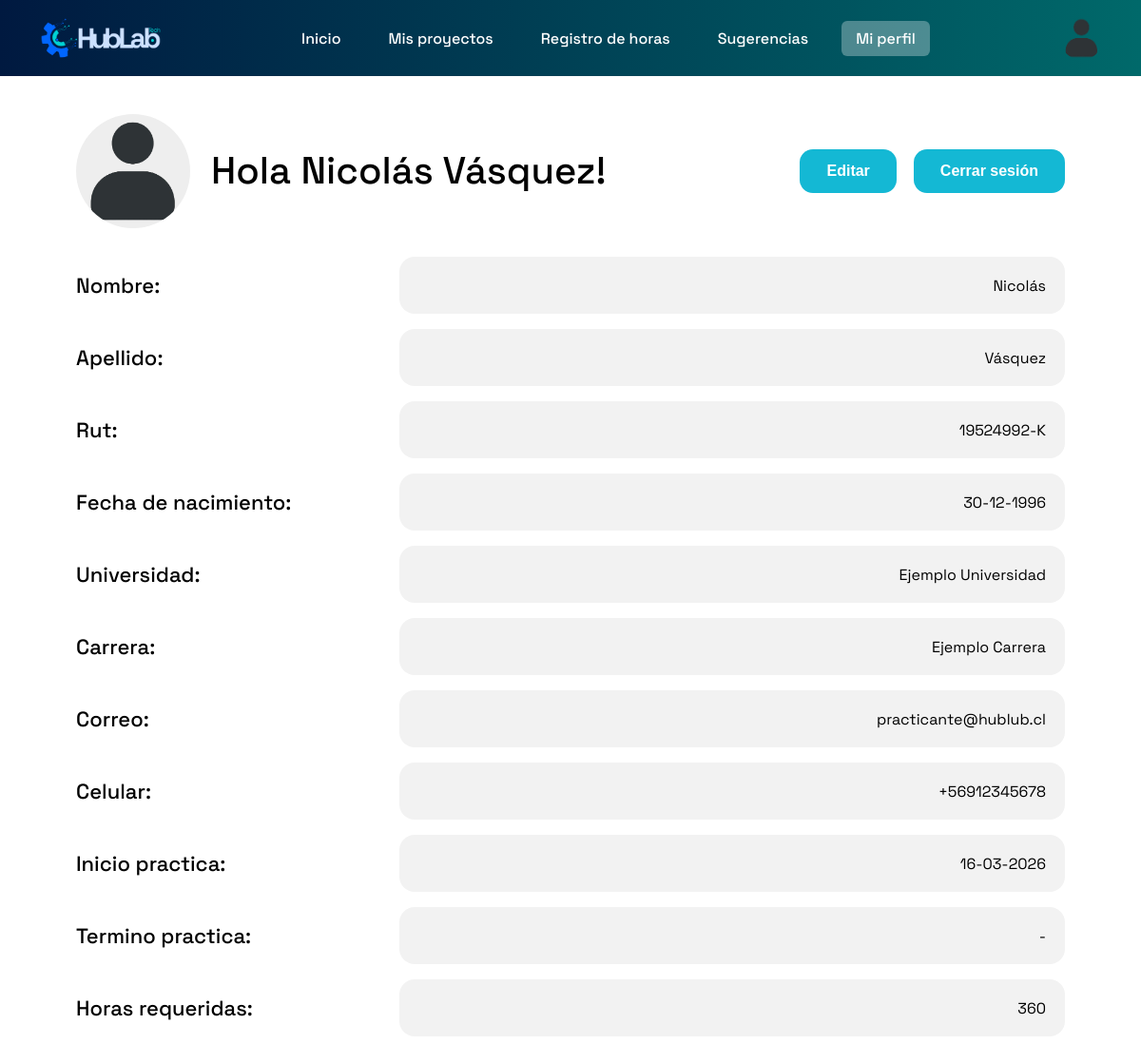
Page /perfil/ (signed in) on the committed database.
### core/models.py (models this page shows, shortened)
class Practicante(models.Model):
    id = models.UUIDField(primary_key=True, default=uuid.uuid4, editable=False)
    user = models.OneToOneField(User, on_delete=models.CASCADE)
    rut = models.CharField(max_length=12, unique=True, null=True, blank=True)
    universidad = models.CharField(max_length=255, null=True, blank=True)
    carrera = models.CharField(max_length=255, null=True, blank=True)
    fecha_nacimiento = models.DateField(blank=True, null=True)
    fecha_inicio_practica = models.DateField(null=True, blank=True)
    fecha_termino_practica = models.DateField(null=True, blank=True)
    horas_requeridas = models.IntegerField(null=True, blank=True)
    celular = models.CharField(max_length=15, blank=True, null=True)
    es_controller = models.BooleanField(default=False)
    activo = models.BooleanField(default=True)
    foto_perfil = models.ImageField(upload_to="perfiles/", null=True, blank=True)
    fecha_creacion = models.DateTimeField(auto_now_add=True)

### core/views.py (the view)
# urls.py: path("perfil/", perfil, name="perfil"),
@login_required
def perfil(request):
    practicante = request.user.practicante
    return render(request, "perfil.html", {"practicante": practicante})

### core/context_processors.py (called while the page is built)
def _get_practicante(request):
    if not request.user.is_authenticated or request.user.is_superuser:
        return None
    return Practicante.objects.filter(user=request.user).first()

def navbar_avatar(request):
    avatar_url = None
    if request.user.is_authenticated:
        if request.user.is_superuser:
            perfil = _get_perfil_admin(request)
            if perfil and getattr(perfil, "foto_perfil", None):
                avatar_url = perfil.foto_perfil.url
        else:
            pract = _get_practicante(request)
            if pract and getattr(pract, "foto_perfil", None):
                avatar_url = pract.foto_perfil.url
    return {"navbar_avatar_url": avatar_url}

def es_controller(request):
    pract = _get_practicante(request)
    es_ctrl = bool(pract and pract.es_controller)
    return {"es_controller": es_ctrl}

def es_admin_path(request):
    path_actual = request.path or ""
    return {"es_admin_path": path_actual.startswith("/panel/")}

def sugerencias_pendientes(request):
    if request.user.is_authenticated and request.user.is_staff:
        count = Sugerencia.objects.filter(estado='enviada').count()
        return {'nuevas_sugerencias_count': count}
    return {'nuevas_sugerencias_count': 0}

### core/templates/perfil.html (shortened to what this page needs)
{% extends "base.html" %}
{% load static %}
{% block content %}
<div class="perfil-wrap">
  <div class="perfil-header">
    <div class="perfil-left">
      {% if practicante.foto_perfil %}
        <img class="avatar" src="{{ practicante.foto_perfil.url }}" alt="Foto perfil">
      {% else %}
        <img class="avatar" src="{% static 'images/default-avatar.png' %}" alt="Foto perfil">
      {% endif %}
      <h1 class="saludo">
        Hola {{ request.user.first_name }} {{ request.user.last_name }}!
      </h1>
    </div>
    <div class="btns">
      <a href="{% url 'perfil_editar' %}">
        <button class="btn">Editar</button>
      </a>
      <form method="POST" action="{% url 'logout' %}" style="margin:0;">
        <button class="btn" type="submit">Cerrar sesión</button>
      </form>
    </div>
  </div>
  <div class="perfil-table">
    <div class="row">
      <div class="label">Nombre:</div>
      <div class="val">{{ request.user.first_name|default:"-" }}</div>
    </div>
    <div class="row">
      <div class="label">Apellido:</div>
      <div class="val">{{ request.user.last_name|default:"-" }}</div>
    </div>
    <div class="row">
      <div class="label">Rut:</div>
      <div class="val">{{ practicante.rut|default:"-" }}</div>
    </div>
    <div class="row">
      <div class="label">Fecha de nacimiento:</div>
      <div class="val">
        {% if practicante.fecha_nacimiento %}
          {{ practicante.fecha_nacimiento|date:"d-m-Y" }}
        {% else %}
          -
        {% endif %}
      </div>
    </div>
    <div class="row">
      <div class="label">Universidad:</div>
      <div class="val">{{ practicante.universidad|default:"-" }}</div>
    </div>
    <div class="row">
      <div class="label">Carrera:</div>
      <div class="val">{{ practicante.carrera|default:"-" }}</div>
    </div>
    <div class="row">
      <div class="label">Correo:</div>
      <div class="val">{{ request.user.email|default:"-" }}</div>
    </div>
    <div class="row">
      <div class="label">Celular:</div>
      <div class="val">{{ practicante.celular|default:"-" }}</div>
    </div>
    <div class="row">
      <div class="label">Inicio practica:</div>
      <div class="val">
        {% if practicante.fecha_inicio_practica %}
          {{ practicante.fecha_inicio_practica|date:"d-m-Y" }}
        {% else %}
          -
        {% endif %}
      </div>
    </div>
    <div class="row">
      <div class="label">Termino practica:</div>
      <div class="val">
        {% if practicante.fecha_termino_practica %}
          {{ practicante.fecha_termino_practica|date:"d-m-Y" }}
        {% else %}
          -
        {% endif %}
      </div>
    </div>
    <div class="row">
      <div class="label">Horas requeridas:</div>
      <div class="val">{{ practicante.horas_requeridas|default:"-" }}</div>
    </div>
  </div>
</div>
{% endblock %}

### core/templates/base.html (style rules this page uses)
body { margin:0; font-family:'Space Grotesk', sans-serif; }

### core/templates/perfil.html (style rules this page uses)
.perfil-wrap { width: 100%; max-width: 1400px; margin: 0 auto; padding: 0 40px; box-sizing: border-box; }
.perfil-header { display:flex; align-items:center; justify-content:space-between; gap: 20px; margin-bottom: 30px; }
.perfil-left { display:flex; align-items:center; gap: 22px; }
.avatar { width:120px; height:120px; border-radius:50%; object-fit:cover; background:#eee; }
.saludo { font-size: 40px; font-weight: 500; margin: 0; line-height: 1.1; }
.btns { display:flex; gap: 18px; align-items:center; }
.btn { background:#14b8d4; color:white; border:none; cursor:pointer; padding: 14px 28px; border-radius: 14px; font-weight: 600; font-size: 16px; }
.perfil-table { width: 100%; margin-top: 10px; }
.row { display: grid; grid-template-columns: 300px 1fr; gap: 40px; align-items: center; width: 100%; margin: 16px 0; }
.label { font-size: 22px; font-weight: 500; }
.val { width: 100%; box-sizing: border-box; background: #f2f2f2; border-radius: 16px; padding: 14px 20px; height: 60px; display: flex; align-items: center; justify-content: flex-end; font-size: 16px; }

### rows in the picture
Practicante: rut "19524992-K", fecha_nacimiento "30-12-1996", universidad "Ejemplo Universidad", carrera "Ejemplo Carrera", celular "+56912345678", fecha_inicio_practica "16-03-2026", horas_requeridas "360"

### other values in the picture
{{ request.user.first_name }} "Nicolás"
{{ request.user.last_name }} "Vásquez"
{{ request.user.first_name|default:"-" }} "Nicolás"
{{ request.user.last_name|default:"-" }} "Vásquez"
{{ request.user.email|default:"-" }} "practicante@hublub.cl"
